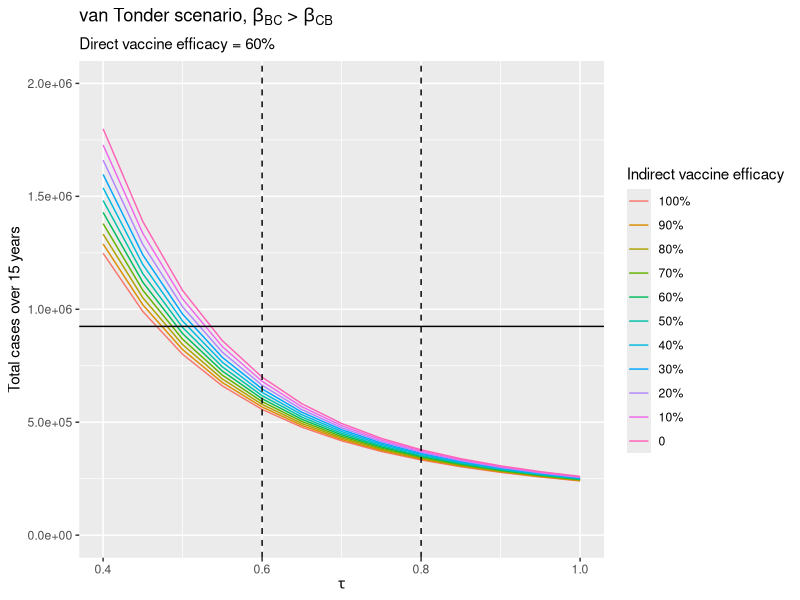

Generate this figure with R: (Note: this script raises an error after producing the figure.)
library(tidyverse)
library(deSolve)
library(scales)
library(patchwork)

SI_dyn <- function(t, var, par) {
  Sc <- var[1]
  Sb <- var[2]
  Vc <- var[3]
  Vb <- var[4]
  Ic <- var[5]
  Ib <- var[6]
  Wc <- var[7]
  Wb <- var[8]
  CIc <- var[9]
  CWc <- var[10]
  
  u = par[[1]]
  v = par[[2]]
  removal = par[[3]]
  vbeta = par[[4]]
  vbetaCc = par[[5]]
  
  Nc <- Sc + Vc + Ic + Wc
  ##print(Nc)
  Nb <- Sb + Vb + Ib + Wb
  ##print(Nb)
  
  S <- matrix(c(Sc, Sb, Vc, Vb))
  I <- matrix(c(Ic, Ib, Wc, Wb))
  Sdiag <- diag(c(Sc, Sb, Vc, Vb))
  IdivN <- matrix(c((Ic/Nc), (Ib/Nb), (Wc/Nc), (Wb/Nb)))
  N <- matrix(c(Nc, Nb, Nc, Nb))
  
  ScVcdiag <- diag(c(Sc,Vc))
  
  dS <- (u %*% N) - (v %*% S) - (Sdiag %*% vbeta %*% IdivN) + removal %*% I
  dI <- (Sdiag %*% vbeta %*% IdivN) - ((removal+v) %*% I)
  dC <- (ScVcdiag %*% vbetaCc %*% IdivN) + matrix(c(Ic,Wc))
  
  return(list(c(dS, dI, dC)))
  
}

beta_scenarios = function(scenario) {
  
  if (scenario == 1) {
    
    betaCC <- 0.94*(0.7+vc)
    betaBC <- 0.05*(vb)
    betaCB <- 0.2*(0.7+vc)
    betaBB <- 0.99*(vb)
    ## default scenario as argued by EBP & Wood (2015)
    
  }
  
  if (scenario == 2) {
    
    betaCC <- 0.99*(0.7+vc)
    betaBC <- 0.05*(vb)
    betaCB <- 0.05*(0.7+vc)
    betaBB <- 1.04*(vb)
    ## badger reservoir, with low inter-host transmission
    
  }
  
  if (scenario == 3) {
    
    betaCC <- 1.04*(0.7+vc)
    betaBC <- 0.05*(vb)
    betaCB <- 0.05*(0.7+vc)
    betaBB <- 0.99*(vb)
    ## cattle reservoir, with low inter-host transmission
  }
  
  if (scenario == 4) {
    
    betaCC <- 0.94*(0.7+vc)
    betaBC <- 0.14*(vb)
    betaCB <- 0.07*(0.7+vc)
    betaBB <- 0.99*(vb)
    ## van Tonder scenario
    
  }
  
  beta <- matrix(c(betaCC, betaBC, betaCB, betaBB), 2, 2, byrow = TRUE)
  
  return(beta)
  
}

init_prevalence = function(scenario) {
  
  #initial prevalence according to steady-state analysis
  
  if (scenario==1) {
    
    # default scenario
    I0c = 0.01717
    I0b = 0.1064
    
  }
  
  if (scenario==2) {
    
    #badger reservoir scenario
    I0c = 0.029
    I0b = 0.093
    
  }
  
  if (scenario==3) {
    
    #cattle reservoir scenario
    I0c = 0.0576
    I0b = 0.0976
    
  }
  
  if (scenario==4) {
    
    #van Tonder scenario
    I0c = 0.0324
    I0b = 0.0866
    
  }
  
  return(c(I0c, I0b))
}

tau_values <- seq(from = 0.4, to = 1, by = 0.05)
epI_values <- seq(from=0,to=1,by=0.1)

scenario = 4
epSus=0.4 ## 1-direct vaccine efficacy


##Fixed parameters:
pcattle=0.8 ## effective vaccination coverage in cattle
pbadgers=0 ##effective vaccination coverage in badgers is set to 0
uc = 0.1 ## cattle birth rate
vc = 0.1 ## cattle death rate
ub = 0.2 ## badger birth rate
vb = 0.2 ## badger death rate

N0c = 1
N0b = 1
I0c = init_prevalence(scenario)[1]
I0b = init_prevalence(scenario)[2]

SI.init <- c(N0c - I0c, N0b-I0b, ## initial proportion of susceptible cattle and badgers, respectively
             0, 0, ## initial number of vaccinated cattle and badgers (set to 0)
             I0c, I0b, ## initial prevalence in cattle and badgers, respectively
             0, 0, ## initial number of infected vaccinates (cattle and badgers)
             I0c, 0)

SI.t = seq(from=0,to=15,by=1)

u <- diag(c(((1-pcattle)*(uc)), (1-pbadgers)*(ub), pcattle*(uc), pbadgers*(ub)))
v <- diag(c(vc, vb, vc, vb))

beta <- beta_scenarios(scenario)

vbeta <- matrix(0, 4, 4)

vbeta[1,1] <- beta[1,1]
vbeta[1,2] <- beta[1,2]
vbeta[2,1] <- beta[2,1]
vbeta[2,2] <- beta[2,2]

vbeta[3,1] <- beta[1,1]*epSus
vbeta[3,2] <- beta[1,2]*epSus
vbeta[4,1] <- beta[2,1]
vbeta[4,2] <- beta[2,2]

vbeta[1,4] <- beta[1,2]
vbeta[2,4] <- beta[2,2]

vbeta[3,4] <- beta[1,2]*epSus
vbeta[4,4] <- beta[2,2]

vbetaCc <- matrix(nrow=2,ncol=4)
vbetaCc[1,1] <- beta[1,1]
vbetaCc[1,2] <- beta[1,2]
vbetaCc[1,4] <- beta[1,2]
vbetaCc[2,1] <- epSus*beta[1,1]
vbetaCc[2,2] <- epSus*beta[1,2]
vbetaCc[2,4] <- epSus*beta[1,2]

Cc_at_OTF = data.frame()

for (j in 1:length(tau_values)) {
  
  tau=tau_values[j]
  
  removal <- diag(c((tau), 0, (tau), 0))
  
  results = tau

  for (k in 1:length(epI_values)) {
    
    epInf = epI_values[k]

    vbeta[1,3] <- beta[1,1]*epInf
    vbeta[2,3] <- beta[2,1]*epInf
    
    vbeta[3,3] <- beta[1,1]*epSus*epInf
    vbeta[4,3] <- beta[2,1]*epInf
    
    vbetaCc[1,3] <- epInf*beta[1,1]
    vbetaCc[2,3] <- epSus*epInf*beta[1,1]
    
    ## 4x4 matrix for values of beta (including effects of vaccination)
    
    SI.par <- list(u, v, removal, vbeta, vbetaCc)
    SI.sol <- lsoda(SI.init, SI.t, SI_dyn, SI.par)
    Cc <- SI.sol[,10]+SI.sol[,11]
    
    results = c(results, Cc[length(Cc)])
    
  }
  Cc_at_OTF = rbind(Cc_at_OTF, results)
  ##print(results)
  ##print(eigenK(epSus,epInf,tau,pcattle))
  
}

colnames(Cc_at_OTF) = c("tau", "0","0.1","0.2","0.3","0.4","0.5","0.6","0.7","0.8","0.9","1")

Cc_at_OTF = pivot_longer(Cc_at_OTF,
                               cols = c("0","0.1","0.2","0.3","0.4","0.5","0.6","0.7","0.8","0.9","1"),
                               names_to="epInf",
                               values_to = "Cc")

Cc_at_OTF = Cc_at_OTF %>% na.omit()

Cc_at_15 = c(0.481,0.813,1.6132,0.9074)

Cc_at_OTF[,3] = (Cc_at_OTF[,3])*(33000/I0c)

cp8 = ggplot(Cc_at_OTF,aes(x=tau, y=Cc, colour=epInf))+
  geom_line()+
  scale_colour_discrete(name="Indirect vaccine efficacy",
                        breaks=seq(from=0,to=1,by=0.1),
                        labels=c("100%","90%","80%","70%","60%","50%","40%","30%","20%","10%","0"))+
  labs(y = "Total cases over 15 years",
       x = expression(tau))+
  ggtitle(expression(paste("van Tonder scenario, ", beta[BC], " > ", beta[CB])),
          subtitle = "Direct vaccine efficacy = 60%")+
  geom_vline(xintercept = 0.6, linetype = "dashed")+
  geom_vline(xintercept = 0.8, linetype = "dashed")+
  geom_hline(yintercept = (Cc_at_15[scenario]*33000)/I0c)+
  scale_y_continuous(labels = scientific, limits = c(0,2e+06))

patchworkCc = (cp1|cp2)/(cp3|cp4)/(cp5|cp6)/(cp7|cp8)+
  plot_annotation(tag_levels = 'a')+ 
  theme(plot.tag = element_text(size = 12))
